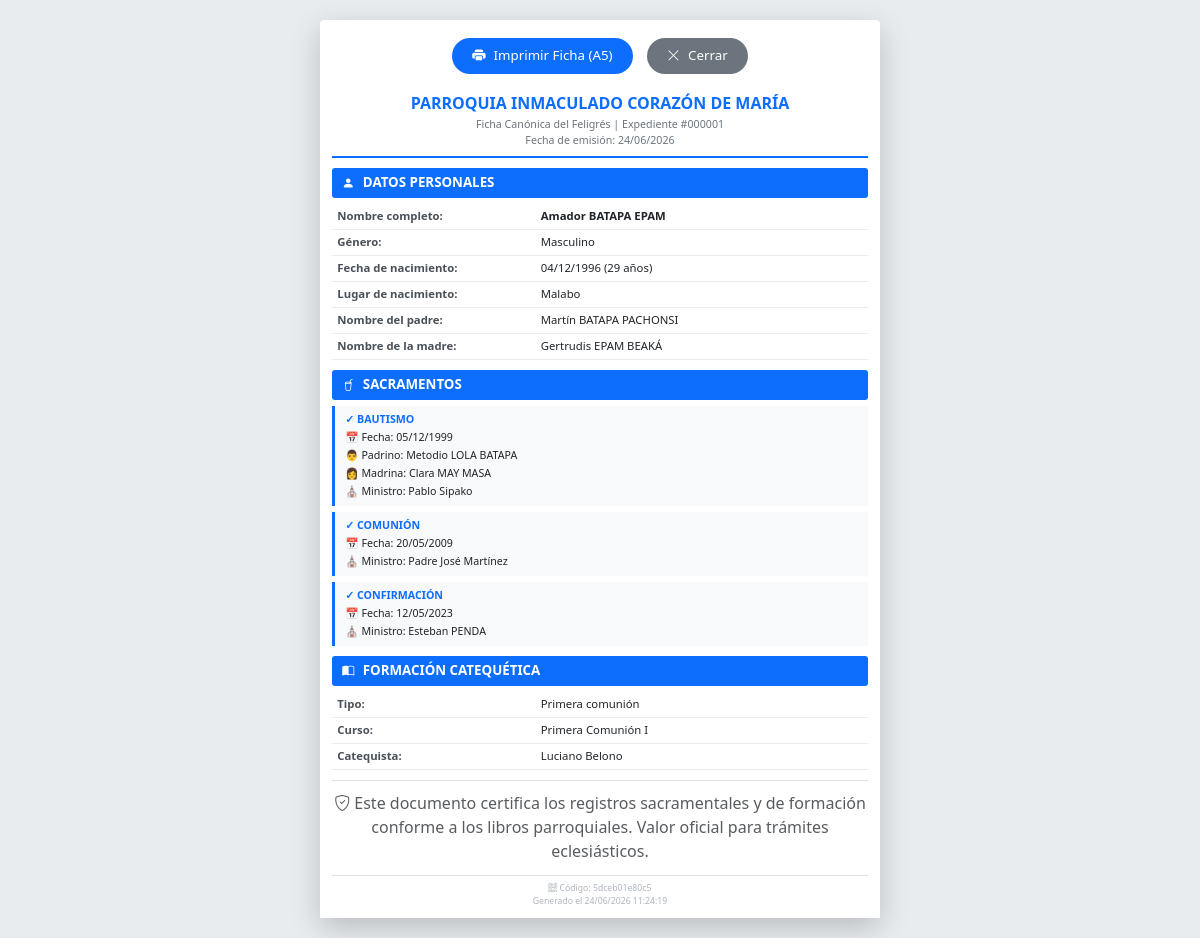
/report/imprimir_reporte.php?id=1, run on the app's committed database.
### tables this page shows
CREATE TABLE `feligres` (
  `id_feligres` int(11) NOT NULL,
  `nombre_completo` varchar(150) NOT NULL,
  `genero` enum('Masculino','Femenino') NOT NULL,
  `nombre_padre` varchar(150) DEFAULT NULL,
  `nombre_madre` varchar(150) DEFAULT NULL,
  `fecha_nacimiento` date DEFAULT NULL,
  `lugar_nacimiento` varchar(150) DEFAULT NULL
);

CREATE TABLE `catequesis` (
  `id_catequesis` int(11) NOT NULL,
  `id_feligres` int(11) DEFAULT NULL,
  `estado` tinyint(1) NOT NULL DEFAULT 1,
  `id_curso` int(11) DEFAULT NULL,
  `id_parroquia` int(11) DEFAULT NULL,
  `id_periodo` int(11) DEFAULT NULL,
  `tipo` enum('Bautismal','Primera comunión','Confirmación','Matrimonial') NOT NULL,
  `id_pago` int(11) DEFAULT NULL,
  `monto_pago` decimal(12,2) DEFAULT 0.00
);

CREATE TABLE `curso` (
  `id_curso` int(11) NOT NULL,
  `nombre` varchar(150) DEFAULT NULL,
  `duracion` varchar(50) DEFAULT NULL,
  `id_catequista` int(11) DEFAULT NULL
);

CREATE TABLE `catequista` (
  `id_catequista` int(11) NOT NULL,
  `nombre` varchar(150) NOT NULL,
  `telefono` varchar(50) DEFAULT NULL,
  `especialidad` varchar(100) DEFAULT NULL
);

### report/imprimir_reporte.php (the view, shortened to what this page needs)
<?php
$id = $_GET['id'];
$db = (new Database())->getConnection();
$stmt = $db->prepare("SELECT * FROM feligres WHERE id_feligres = ?");
$stmt->execute([$id]);
$feligres = $stmt->fetch(PDO::FETCH_ASSOC);
$stmt = $db->prepare("
    SELECT 'BAUTISMO' AS sacramento, fecha, padrino, madrina,
           (SELECT nombre_completo FROM ministros WHERE id_ministro = b.id_ministro) AS ministro
    FROM bautismo b WHERE id_feligres = ?
    UNION ALL
    SELECT 'COMUNIÓN', fecha, NULL, NULL,
           (SELECT nombre_completo FROM ministros WHERE id_ministro = c.id_ministro)
    FROM comunion c WHERE id_feligres = ?
    UNION ALL
    SELECT 'CONFIRMACIÓN', fecha, NULL, NULL,
           (SELECT nombre_completo FROM ministros WHERE id_ministro = cf.id_ministro)
    FROM confirmacion cf WHERE id_feligres = ?
");
$stmt->execute([$id, $id, $id]);
$sacramentos = $stmt->fetchAll(PDO::FETCH_ASSOC);
usort($sacramentos, function($a, $b) {
    return strtotime($a['fecha']) - strtotime($b['fecha']);
});
$stmt = $db->prepare("
    SELECT
        c.tipo,
        cu.nombre AS curso_nombre,
        cat.nombre AS catequista_nombre
    FROM catequesis c
    LEFT JOIN curso cu ON c.id_curso = cu.id_curso
    LEFT JOIN catequista cat ON cu.id_catequista = cat.id_catequista
    WHERE c.id_feligres = ? AND c.estado = 1
    ORDER BY c.id_catequesis DESC
    LIMIT 1
");
$stmt->execute([$id]);
$catequesis = $stmt->fetch(PDO::FETCH_ASSOC);
$edad = '';
if ($feligres['fecha_nacimiento']) {
    $fecha_nac = new DateTime($feligres['fecha_nacimiento']);
    $hoy = new DateTime();
    $edad = $hoy->diff($fecha_nac)->y;
}
?>
<!DOCTYPE html>
<html lang="es">
<head>
    <link href="https://cdn.jsdelivr.net/npm/bootstrap@5.3.2/dist/css/bootstrap.min.css" rel="stylesheet">
    <link rel="stylesheet" href="https://cdn.jsdelivr.net/npm/bootstrap-icons@1.11.3/font/bootstrap-icons.min.css">
</head>
<body>
<div class="ficha-container">
    <div class="no-print text-center pt-2">
        <button onclick="window.print();" class="btn-print">
            <i class="bi bi-printer-fill"></i> Imprimir Ficha (A5)
        </button>
        <button onclick="window.close();" class="btn-print" style="background: #6c757d; margin-left: 10px;">
            <i class="bi bi-x-lg"></i> Cerrar
        </button>
    </div>
    <div class="card-ficha">
        <div class="header-ficha">
            <h3>PARROQUIA INMACULADO CORAZÓN DE MARÍA</h3>
            <p>Ficha Canónica del Feligrés | Expediente #<?php echo str_pad($feligres['id_feligres'], 6, '0', STR_PAD_LEFT); ?></p>
            <p class="mb-0">Fecha de emisión: <?php echo date('d/m/Y'); ?></p>
        </div>
        <div class="section-title">
            <i class="bi bi-person-fill"></i> DATOS PERSONALES
        </div>
        <table class="info-table">
            <tr>
                <td>Nombre completo:</td>
                <td><strong><?php echo htmlspecialchars($feligres['nombre_completo']); ?></strong></td>
            </tr>
            <tr>
                <td>Género:</td>
                <td><?php echo htmlspecialchars($feligres['genero']); ?></td>
            </tr>
            <tr>
                <td>Fecha de nacimiento:</td>
                <td><?php echo $feligres['fecha_nacimiento'] ? date('d/m/Y', strtotime($feligres['fecha_nacimiento'])) : '---'; ?>
                <?php if ($edad): ?> (<?php echo $edad; ?> años)<?php endif; ?></td>
            </tr>
            <tr>
                <td>Lugar de nacimiento:</td>
                <td><?php echo htmlspecialchars($feligres['lugar_nacimiento'] ?? '---'); ?></td>
            </tr>
            <tr>
                <td>Nombre del padre:</td>
                <td><?php echo htmlspecialchars($feligres['nombre_padre'] ?? '---'); ?></td>
            </tr>
            <tr>
                <td>Nombre de la madre:</td>
                <td><?php echo htmlspecialchars($feligres['nombre_madre'] ?? '---'); ?></td>
            </tr>
        </table>
        <div class="section-title">
            <i class="bi bi-cup-straw"></i> SACRAMENTOS
        </div>
        <?php if (empty($sacramentos)): ?>
            <div class="text-center text-muted small py-1">--- Sin sacramentos registrados ---</div>
        <?php else: ?>
            <?php foreach ($sacramentos as $s): ?>
                <div class="sacramento-item">
                    <div class="sacramento-titulo">
                        ✓ <?php echo htmlspecialchars($s['sacramento']); ?>
                    </div>
                    <div>📅 Fecha: <?php echo $s['fecha'] ? date('d/m/Y', strtotime($s['fecha'])) : 'Pendiente'; ?></div>
                    <?php if (!empty($s['padrino'])): ?>
                        <div>👨 Padrino: <?php echo htmlspecialchars($s['padrino']); ?></div>
                    <?php endif; ?>
                    <?php if (!empty($s['madrina'])): ?>
                        <div>👩 Madrina: <?php echo htmlspecialchars($s['madrina']); ?></div>
                    <?php endif; ?>
                    <?php if (!empty($s['ministro'])): ?>
                        <div>⛪ Ministro: <?php echo htmlspecialchars($s['ministro']); ?></div>
                    <?php endif; ?>
                </div>
            <?php endforeach; ?>
        <?php endif; ?>
        <div class="section-title">
            <i class="bi bi-book-half"></i> FORMACIÓN CATEQUÉTICA
        </div>
        <?php if (!$catequesis): ?>
            <div class="text-center text-muted small py-1">--- Sin formación registrada ---</div>
        <?php else: ?>
            <table class="info-table">
                <tr>
                    <td>Tipo:</td>
                    <td><?php echo htmlspecialchars($catequesis['tipo'] ?? '---'); ?></td>
                </tr>
                <tr>
                    <td>Curso:</td>
                    <td><?php echo htmlspecialchars($catequesis['curso_nombre'] ?? '---'); ?></td>
                </tr>
                <tr>
                    <td>Catequista:</td>
                    <td><?php echo htmlspecialchars($catequesis['catequista_nombre'] ?? '---'); ?></td>
                </tr>
            </table>
        <?php endif; ?>
        <div class="divider"></div>
        <div class="small-text text-center text-muted">
            <i class="bi bi-shield-check"></i> Este documento certifica los registros sacramentales y de formación<br>
            conforme a los libros parroquiales. Valor oficial para trámites eclesiásticos.
        </div>
        <div class="footer-ficha">
            <i class="bi bi-qr-code"></i> Código: <?php echo substr(md5($feligres['id_feligres'] . date('Ymd')), 0, 12); ?>
            <br>
            Generado el <?php echo date('d/m/Y H:i:s'); ?>
        </div>
    </div>
</div>
</body>
</html>

### report/imprimir_reporte.php (style rules this page uses)
body { background: #e9ecef; display: flex; justify-content: center; align-items: center; min-height: 100vh; padding: 20px; font-family: 'Segoe UI', Tahoma, Geneva, Verdana, sans-serif; }
.ficha-container { max-width: 148mm; width: 100%; margin: 0 auto; background: white; box-shadow: 0 10px 30px rgba(0,0,0,0.2); border-radius: 4px; }
.card-ficha { background: white; padding: 10px 12px; }
.header-ficha { text-align: center; border-bottom: 2px solid #0d6efd; padding-bottom: 8px; margin-bottom: 10px; }
.header-ficha h3 { font-size: 12pt; margin-bottom: 3px; font-weight: bold; color: #0d6efd; }
.header-ficha p { font-size: 8pt; margin: 0; color: #6c757d; }
.section-title { font-size: 10pt; font-weight: bold; background: #0d6efd; color: white; padding: 5px 10px; margin: 10px 0 6px 0; border-radius: 3px; }
.section-title i { margin-right: 5px; font-size: 9pt; }
.info-table { width: 100%; margin-bottom: 5px; }
.info-table td { padding: 4px 5px; border-bottom: 1px solid #e9ecef; vertical-align: top; font-size: 8.5pt; }
.info-table td:first-child { font-weight: 600; width: 38%; color: #495057; }
.info-table td:last-child { color: #212529; }
.sacramento-item { background: #f8f9fa; border-left: 3px solid #0d6efd; padding: 5px 10px; margin-bottom: 6px; font-size: 8pt; }
.sacramento-titulo { font-weight: bold; color: #0d6efd; font-size: 9pt; margin-bottom: 3px; }
.sacramento-item div { font-size: 8pt; margin-bottom: 2px; }
.divider { height: 1px; background: #dee2e6; margin: 10px 0; }
.footer-ficha { margin-top: 12px; padding-top: 6px; text-align: center; font-size: 6.5pt; color: #adb5bd; border-top: 1px solid #dee2e6; }
.btn-print { background: #0d6efd; color: white; border: none; padding: 8px 20px; border-radius: 30px; font-weight: 500; margin: 10px auto; cursor: pointer; display: inline-flex; align-items: center; gap: 8px; font-size: 10pt; }
.text-center { text-align: center; }
.text-muted { color: #6c757d; }
@media screen { .ficha-container { box-shadow: 0 10px 30px rgba(0,0,0,0.2); } }

### data on the page
feligres: id_feligres "000001", nombre_completo "Amador BATAPA EPAM", genero "Masculino", fecha_nacimiento "04/12/1996", fecha_nacimiento "29", lugar_nacimiento "Malabo", nombre_padre "Martín BATAPA PACHONSI", nombre_madre "Gertrudis EPAM BEAKÁ"
catequesis: tipo "Primera comunión", id_curso.nombre "Primera Comunión I", catequista.nombre "Luciano Belono"

### other printed values
$s['sacramento'] "BAUTISMO"
date('d/m/Y', strtotime($s['fecha'])) "05/12/1999"
$s['padrino'] "Metodio LOLA BATAPA"
$s['madrina'] "Clara MAY MASA"
$s['ministro'] "Pablo Sipako"
$s['sacramento'] "COMUNIÓN"
date('d/m/Y', strtotime($s['fecha'])) "20/05/2009"
$s['ministro'] "Padre José Martínez"
$s['sacramento'] "CONFIRMACIÓN"
date('d/m/Y', strtotime($s['fecha'])) "12/05/2023"
$s['ministro'] "Esteban PENDA"
